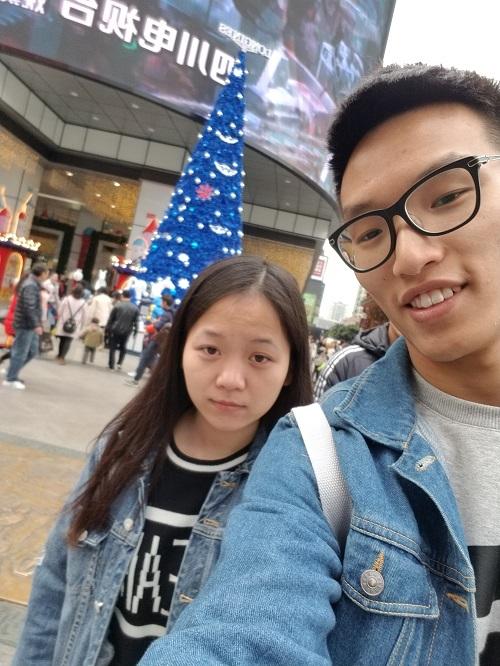
#> input picture templatematch.jpg, 500 x 666 px
$ python 22_ObjectMeasure.py   (older library calls are emulated)
#> lines starting #> are read from the running program, lines starting #| are printed output that depends on the picture; after the words box and inside, x2 and y2 are one past the last pixel; in counts of white or black regions, pixels touching at a corner belong together
#> further down, src is the input picture: shape (666, 500, 3); mean B, G, R 129.8, 126.7, 127.7
import cv2 as cv
import numpy as np


def measure_object(img):
    gray = cv.cvtColor(img, cv.COLOR_RGB2GRAY)
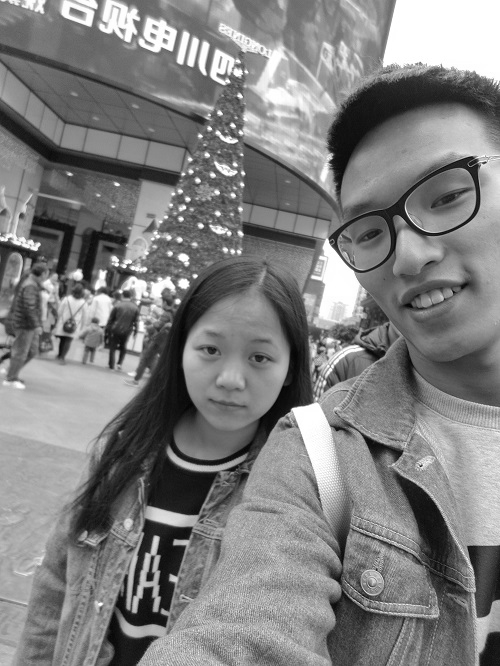
#> gray: shape (666, 500); min 1, max 255, mean 127.7
    ret, binary = cv.threshold(gray, 0, 255, cv.THRESH_BINARY_INV | cv.THRESH_OTSU)
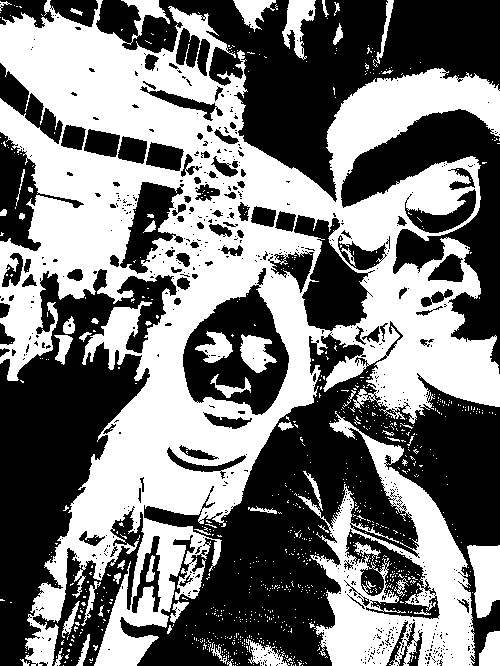
#> binary: shape (666, 500); 47.5% white; 884 white regions (830 under 20 px)
#> ret = 125
    cv.imshow("binary img", binary)
    outImg, contours, hireachy = cv.findContours(binary, cv.RETR_EXTERNAL, cv.CHAIN_APPROX_SIMPLE)
#> contours = 755 contours, 727 with area under 20; largest, box (x1, y1, x2, y2) and area: (0, 0, 500, 666) 159030, (298, 411, 475, 666) 20888, (467, 545, 500, 618) 1649, (282, 0, 316, 60) 910, (233, 0, 276, 32) 577; hireachy = 755 rows, first 6: [1, -1, -1, -1], [2, 0, -1, -1], [3, 1, -1, -1], [4, 2, -1, -1], [5, 3, -1, -1], [6, 4, -1, -1]
    for i, contour in enumerate(contours):
        # 轮廓面积
        area = cv.contourArea(contour)
        # 轮廓外接矩形面积
        area = cv.contourArea(contour)
        x, y, w, h = cv.boundingRect(contour)
        # 几何矩
        mm = cv.moments(contour)
        cx = mm['m10'] / mm['m00']
        cy = mm['m01'] / mm['m00']
        cv.circle(img, (np.int(cx), np.int(cy)), 3, (0, 255, 0), -1)
        cv.rectangle(img, (x, y), (x + w, y + h), (0, 0, 255), 2)
#> this loop made 1 pass
#> (x, y, w, h) on pass 1: (302, 665, 1, 1)
    cv.imshow("mo", img)


src = cv.imread('templatematch.jpg')
cv.imshow('def', src)
#> (the run stopped early here; a loop or call above may not have finished)

$ run again, with testcww.jpg copied over templatematch.jpg
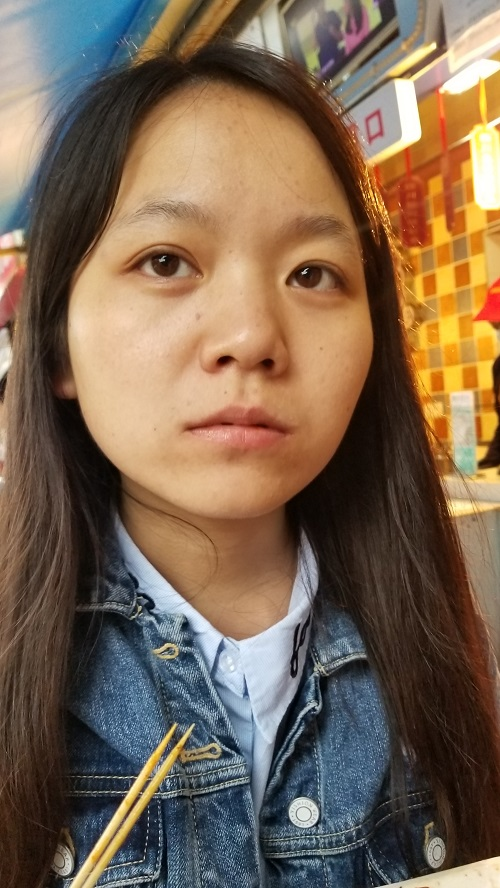
#> input picture testcww.jpg, 500 x 888 px
#> src is the input picture: shape (888, 500, 3); mean B, G, R 81.8, 102.1, 123.4
#> in measure_object, `gray = cv.cvtColor(img, cv.COLOR_RGB2GRAY)`:
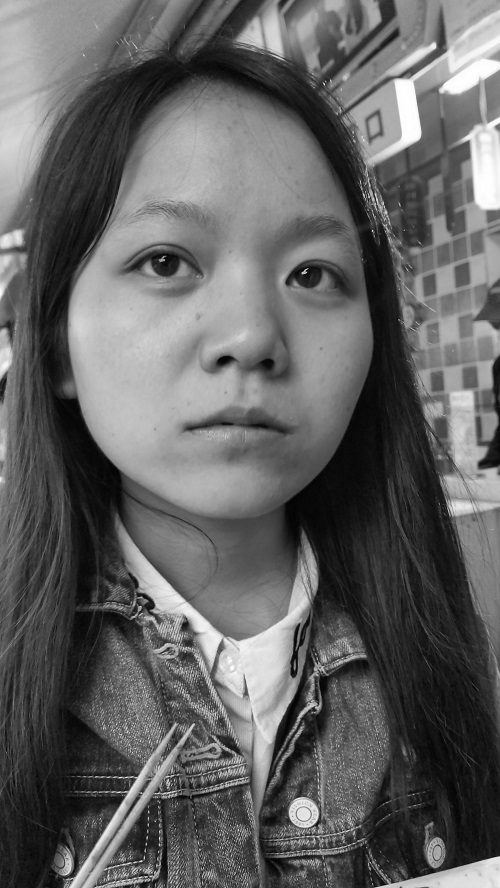
#> gray: shape (888, 500); min 1, max 255, mean 98.4
#> in measure_object, `ret, binary = cv.threshold(gray, 0, 255, cv.THRESH_BINARY_INV | cv.THR..`:
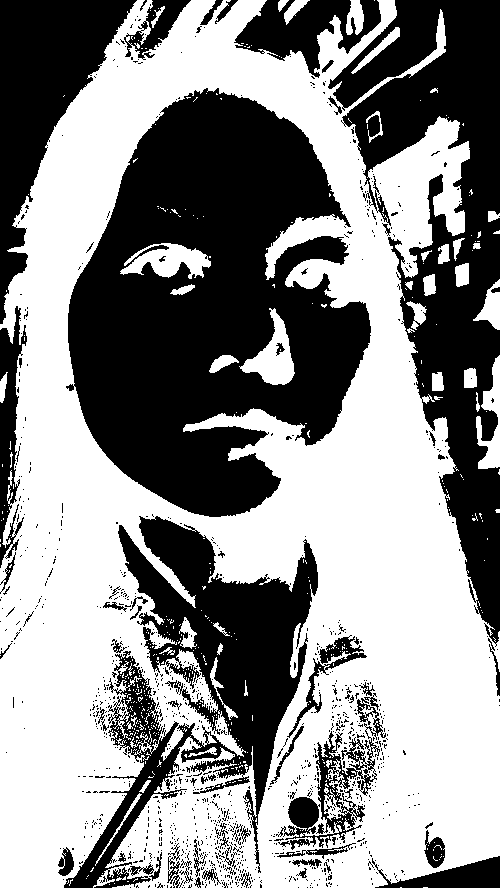
#> binary: shape (888, 500); 54.8% white; 1114 black regions (1048 under 20 px)
#> ret = 103
#> contours = 237 contours, 207 with area under 20; largest, box (x1, y1, x2, y2) and area: (0, 0, 500, 888) 329712, (476, 355, 500, 469) 1155, (473, 279, 500, 330) 568, (346, 0, 364, 35) 382, (351, 27, 400, 74) 364; hireachy = 237 rows, first 6: [1, -1, -1, -1], [2, 0, -1, -1], [3, 1, -1, -1], [4, 2, -1, -1], [5, 3, -1, -1], [6, 4, -1, -1]
#> the loop in measure_object, `for i, contour in enumerate(contours):` made 1 pass
#> (contour, x, y, w, h) on pass 1: ([[423, 887], [427, 887]], 423, 887, 5, 1)
